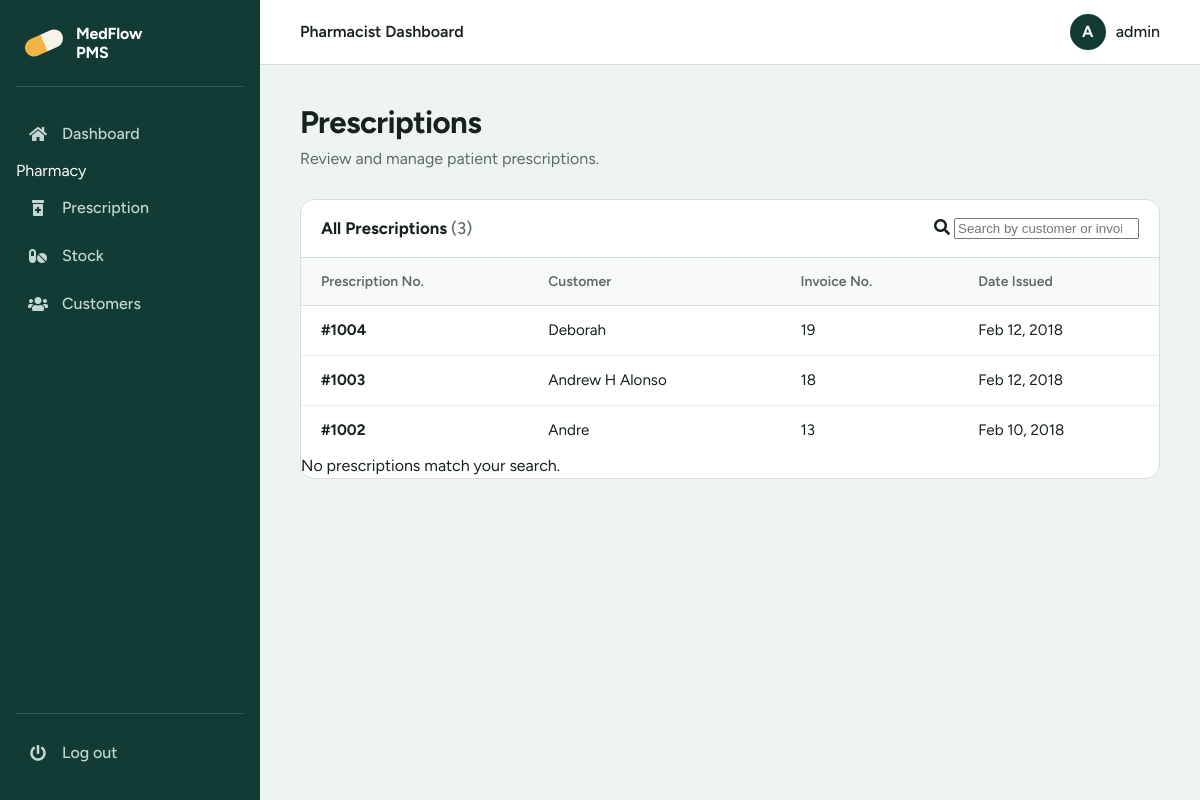
Screenshot of /pharmacist/view_prescription.php (signed in) with the database file from the repository.
### tables this page shows
CREATE TABLE `prescription` (
  `id` tinyint(5) NOT NULL,
  `prescription_id` int(5) NOT NULL,
  `customer_id` int(11) NOT NULL,
  `customer_name` varchar(30) NOT NULL,
  `age` int(11) NOT NULL,
  `sex` varchar(6) NOT NULL,
  `postal_address` varchar(20) NOT NULL,
  `invoice_id` tinyint(5) NOT NULL,
  `phone` varchar(12) NOT NULL,
  `date` timestamp NOT NULL DEFAULT current_timestamp()
);

### pharmacist/view_prescription.php (the view, shortened to what this page needs)
<?php
include_once('../connect_db.php');
try {
    $stmt = $con->query("SELECT * FROM prescription ORDER BY date DESC");
    $prescriptions = $stmt->fetchAll(PDO::FETCH_ASSOC);
} catch (PDOException $e) {
    $error_msg = "Database error: " . htmlspecialchars($e->getMessage());
    $prescriptions = [];
}
include '../includes/head.php';
include '../includes/sidebar_pharmacist.php';
include '../includes/header.php';
?>
<main class="main">
    <h1>Prescriptions</h1>
    <p class="lead">Review and manage patient prescriptions.</p>
    <section class="card">
      <div class="card-head">
        <h2>All Prescriptions <span class="count">(<?php echo count($prescriptions); ?>)</span></h2>
        <?php if (count($prescriptions) > 0): ?>
        <div class="search">
          <i class="fas fa-search" aria-hidden="true"></i>
          <input type="search" id="filter" placeholder="Search by customer or invoice..." aria-label="Search prescriptions">
        </div>
        <?php endif; ?>
      </div>
      <?php if (count($prescriptions) === 0): ?>
        <div class="empty">
          <p>No prescriptions found in the system.</p>
        </div>
      <?php else: ?>
      <div class="table-wrap">
        <table id="presTable">
          <thead>
            <tr>
              <th>Prescription No.</th>
              <th>Customer</th>
              <th>Invoice No.</th>
              <th>Date Issued</th>
            </tr>
          </thead>
          <tbody>
          <?php foreach ($prescriptions as $row): ?>
            <tr>
              <td><strong>#<?php echo htmlspecialchars($row['prescription_id']); ?></strong></td>
              <td><?php echo htmlspecialchars($row['customer_name']); ?></td>
              <td><?php echo htmlspecialchars($row['invoice_id']); ?></td>
              <td><?php echo htmlspecialchars(date('M j, Y', strtotime($row['date']))); ?></td>
            </tr>
          <?php endforeach; ?>
          </tbody>
        </table>
      </div>
      <div class="no-match" id="noMatch">No prescriptions match your search.</div>
      <?php endif; ?>
    </section>
</main>
<?php include '../includes/footer.php'; ?>

### includes/head.php (style rules this page uses)
:root { --pine: #123b36; --pine-soft: #1c524b; --pine-line: #2a5f57; --amber: #f2b544; --mist: #eef4f1; --paper: #ffffff; --ink: #17211f; --ink-soft: #5b6b67; --line: #d5e0dc; --danger: #b3261e; --danger-bg: #fdecea; --ok: #1e6b3a; --ok-bg: #e6f4ea; --radius: 10px; --sidebar: 260px; --font: "Figtree", system-ui, -apple-system, sans-serif; }
*, *::before, *::after { box-sizing: border-box; }
html { -webkit-text-size-adjust: 100%; }
body { margin: 0; font-family: var(--font); font-size: 16px; line-height: 1.5; color: var(--ink); background: var(--mist); }
.main { margin-left: var(--sidebar); padding: 40px; max-width: 1200px; }
.main h1 { margin: 0 0 6px; font-size: clamp(1.6rem, 2.6vw, 2.2rem); line-height: 1.15; letter-spacing: -0.02em; }
.main .lead { margin: 0 0 28px; color: var(--ink-soft); }
.card { background: var(--paper); border: 1px solid var(--line); border-radius: 14px; overflow: hidden; }
.card-head { display: flex; align-items: center; justify-content: space-between; gap: 16px; flex-wrap: wrap; padding: 16px 20px; border-bottom: 1px solid var(--line); }
.card-head h2 { margin: 0; font-size: 1.05rem; }
.count { color: var(--ink-soft); font-weight: 500; }
.table-wrap { overflow-x: auto; }
table { width: 100%; border-collapse: collapse; font-size: 0.95rem; }
th, td { padding: 13px 20px; text-align: left; white-space: nowrap; }
th { font-size: 0.875rem; font-weight: 600; color: var(--ink-soft); background: #f7faf9; border-bottom: 1px solid var(--line); }
td { border-bottom: 1px solid #e6eeeb; }
tbody tr:last-child td { border-bottom: 0; }

### rows the page displays
prescription: prescription "1004", customer_name "Deborah", invoice "19", date "Feb 12, 2018"
prescription: prescription "1003", customer_name "Andrew H Alonso", invoice "18", date "Feb 12, 2018"
prescription: prescription "1002", customer_name "Andre", invoice "13", date "Feb 10, 2018"

### other values shown
$topbar_title "Pharmacist Dashboard"
substr($user, 0, 1) "A"
$user "admin"
count($prescriptions) "3"
